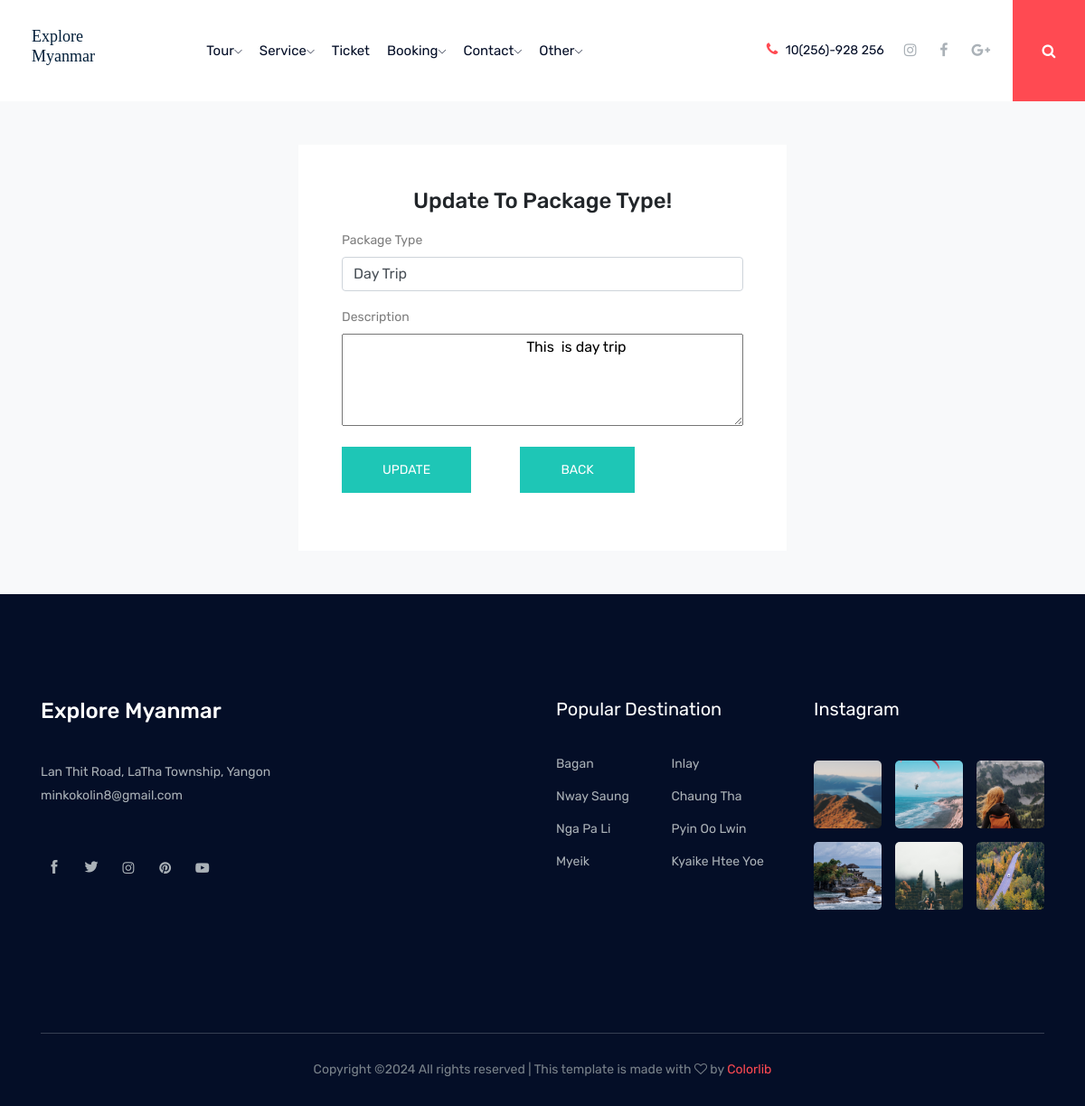
The page /admin/package_type_update.php?ptid=2 on the database its author committed.
### tables this page shows
CREATE TABLE `packagetype` (
  `packagetypeid` int(11) NOT NULL,
  `packagetype` varchar(50) DEFAULT NULL,
  `typedescription` varchar(255) DEFAULT NULL
);

### admin/package_type_update.php (the view, shortened to what this page needs)
<?php
	include('../connect.php');
	include('menu_main_admin.php');
	if (isset($_REQUEST['ptid'])) {
		$packagetypeid=$_REQUEST['ptid'];
		$selectpackagetype="SELECT * FROM PackageType where packagetypeid='$packagetypeid'";
		$runselectpackagetype=mysqli_query($connection,$selectpackagetype);
		if ($runselectpackagetype) {
			$data=mysqli_fetch_array($runselectpackagetype);
			$packagetype=$data['packagetype'];
			$packagetypedescription=$data['typedescription'];
		}
	}
 ?>
 <!DOCTYPE html>
 <html>
 <head>
 </head>
 <body>
 	<section class="site-section bg-light bg-image">
    	<br><br>
      <div class="container">
        <div class="row">
        	<div class="col-md-3">
        	</div>
          <div class="col-md-6 mb-0" data-aos="fade-up" data-aos-once="false">
            <form action="" class="p-5 bg-white" method="post" action="package_type_update.php">
              <center><h2 class="h4 text-black mb-3">Update To Package Type!</h2></center>
              <div class="row form-group">
                <div class="col-md-12 mb-0 mb-md-0">
                  <label class="text-black">Package Type</label>
                  <input type="text" class="form-control" name="txtpackagetypename" value="<?php echo $packagetype ?>">
                </div>
              </div>
              <div class="row form-group">
                <div class="col-md-12 mb-0 mb-md-0">
                  <label class="text-black">Description</label><br>
                  <textarea name="txtpackagetypedescription" class="col-12" rows="4">
 						<?php echo $packagetypedescription; ?>
 					</textarea>
                </div>
              </div>
              <div class="row form-group">
                <div class="col-md-4 col-3">
                  <input type="submit" value="Update" class="button button-contactForm boxed-btn" name="btnpackagetypeupdate">
                </div>
                <div class="col-md-1 col-3">
                </div>
                <div class="col-md-4 col-3">
                	<a href="package_type.php">
              			<button type="button" class="button button-contactForm boxed-btn">Back</button>
            		</a>
                </div>
              </div>
            </form>
          </div>
        </div>
      </div>
      <br><br>
    </section>
 </body>
 </html>
 <?php
 	include('footer.php');
  ?>

### rows shown on the page
packagetype: txtpackagetypename "Day Trip", txtpackagetypedescription "This is day trip"
